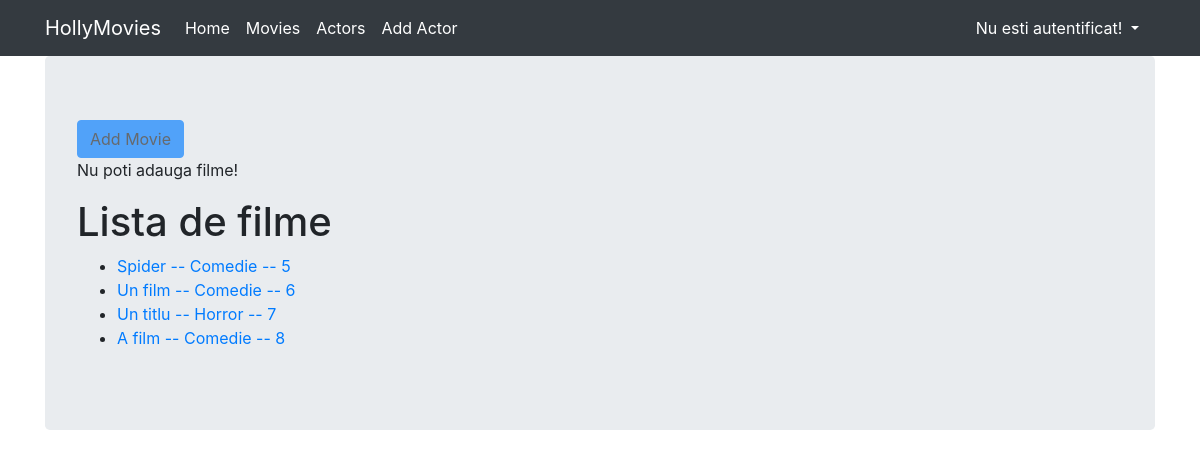
Page /movies/ on the committed database.
### viewer/models.py (models this page shows, shortened)
class Movie(models.Model):
    class Meta:
        verbose_name_plural = 'Filme'
    title = CharField(max_length=128)
    rating = IntegerField()
    released = DateField()
    description = TextField()
    genre = ForeignKey(Genre, on_delete=DO_NOTHING)
    created = DateTimeField(auto_now_add=True)
    actors = ManyToManyField(Actor)

class Genre(models.Model):
    class Meta:
        verbose_name_plural = 'Genuri de filme'
    name = CharField(max_length=128)

### viewer/views.py (the view)
# urls.py: path('', MoviesView.as_view(), name='movies'),
class MoviesView(ListView):
    template_name = 'movies.html'
    model = Movie

### viewer/templates/movies.html
{% extends 'base.html' %}
{% block content %}
{% if perms.viewer.add_movie %}
<a class="btn btn-primary mb-3" href="{% url 'viewer:movies_create' %}">Add movie</a>
{% else %}
<a class="btn btn-primary disabled">Add Movie</a>
<p>Nu poti adauga filme!</p>
{% endif %}
<h1>Lista de filme</h1>
<ul>
{% for movie in object_list %}
    <li>
        <a href="{% url 'viewer:movies_detail' movie.pk %}">
            {{ movie.title }} -- {{ movie.genre.name }} -- {{ movie.pk }}
        </a>
    </li>
{% endfor %}
</ul>
{% endblock %}

### rows in the picture
Movie: title "Spider", genre.name "Comedie", pk "5"
Movie: title "Un film", genre.name "Comedie", pk "6"
Movie: title "Un titlu", genre.name "Horror", pk "7"
Movie: title "A film", genre.name "Comedie", pk "8"
